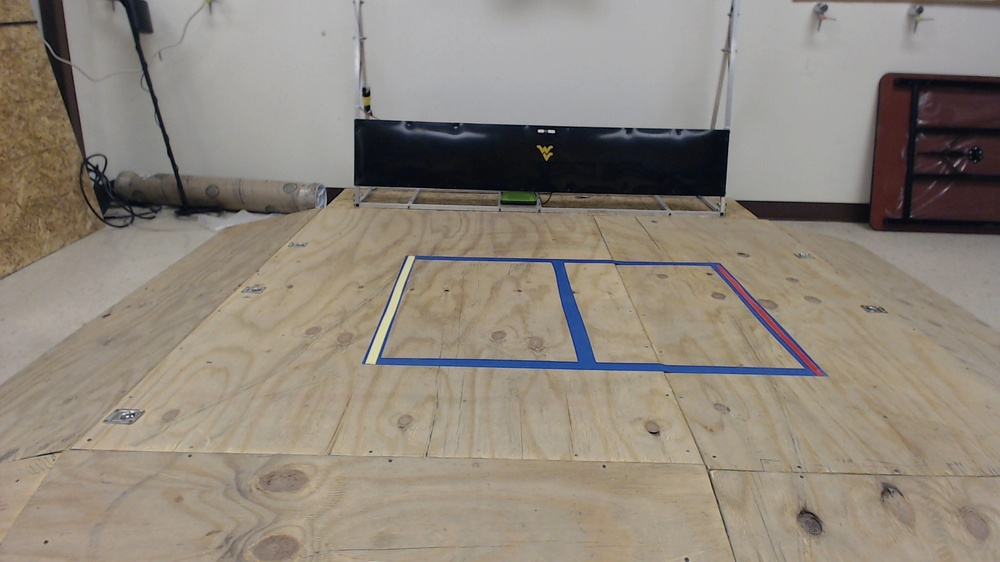
%> input picture DropOff/Pictures_of_Platform/Picture 17.jpg, 1000 x 562 px, shrunk from 1920 x 1080 before the run
$ octave Box_Detection.m   (GNU Octave 9; MATLAB toolbox functions it lacks are replaced by stand-ins)
%> lines starting %> are read from the running program, lines starting %| are printed output that depends on the picture; in (x1, y1, x2, y2) boxes, pixels count from 0 and x2, y2 are one past the last pixel; in counts of white or black regions, pixels touching at a corner belong together; the program's own positions count from 1
clear all
clc

I = imread('Picture 17.jpg');
%> I is the input picture: size 562x1000x3 uint8; mean R, G, B 143.1, 134.6, 123.6
Ibw = ~im2bw(I,graythresh(I));
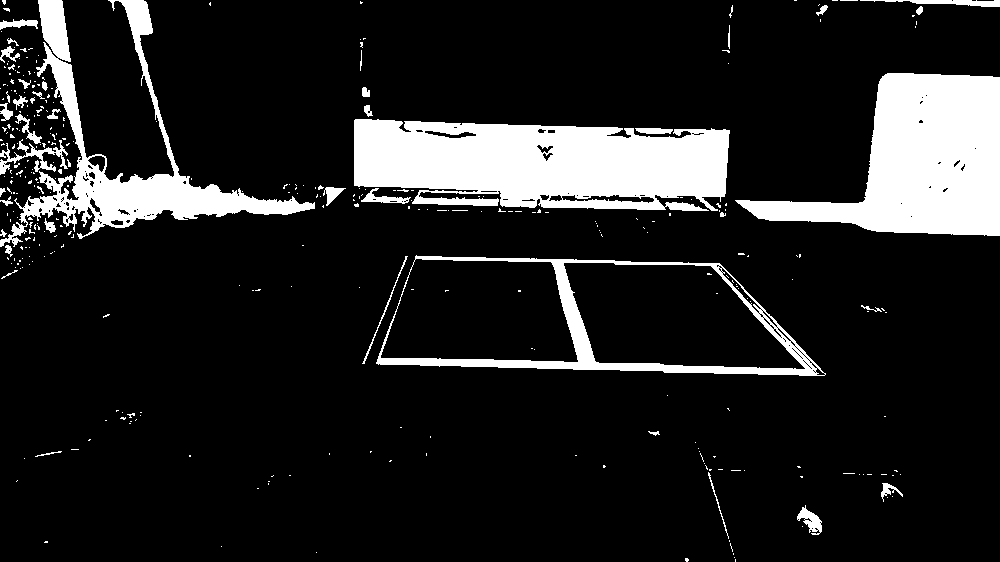
%> Ibw: size 562x1000 logical; 13.6% white; 347 white regions (305 under 20 px), largest, box (x1, y1, x2, y2) and area: (354, 119, 730, 211) 27192, (735, 73, 1000, 236) 22819, (0, 0, 315, 247) 13444
Ifill = imfill(Ibw,'holes');
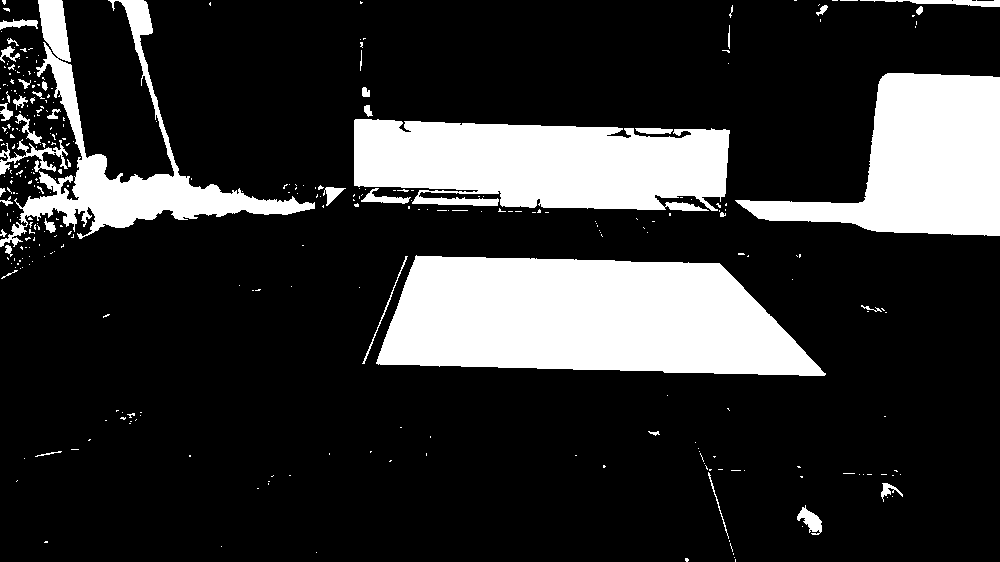
%> Ifill: size 562x1000 logical; 20% white; 333 white regions (291 under 20 px), largest, box (x1, y1, x2, y2) and area: (376, 255, 826, 376) 41640, (354, 119, 730, 211) 28011, (735, 73, 1000, 236) 22884
Iarea = bwareaopen(Ifill,100);
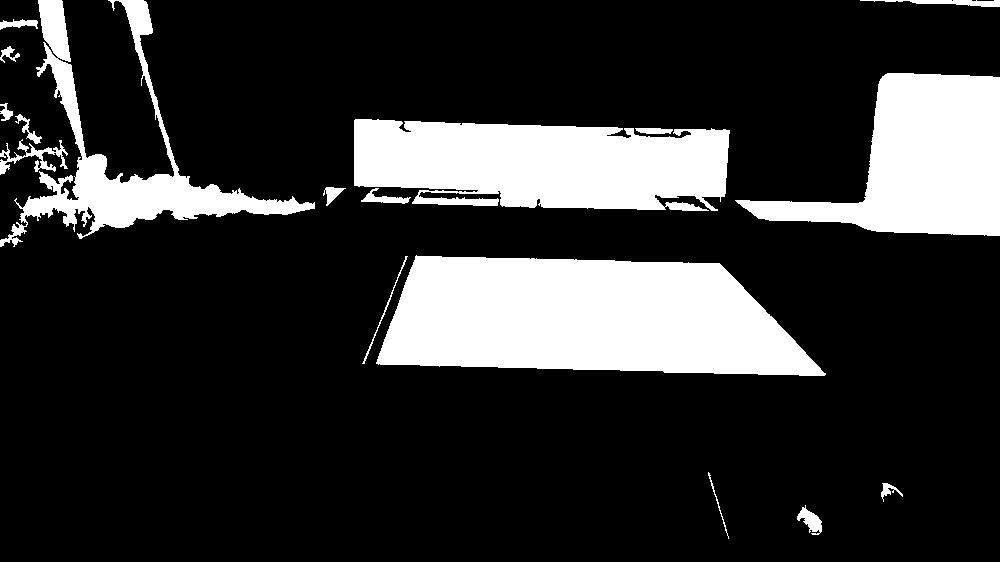
%> Iarea: size 562x1000 logical; 19.6% white; 17 white regions
Ifinal = bwlabel(Iarea);
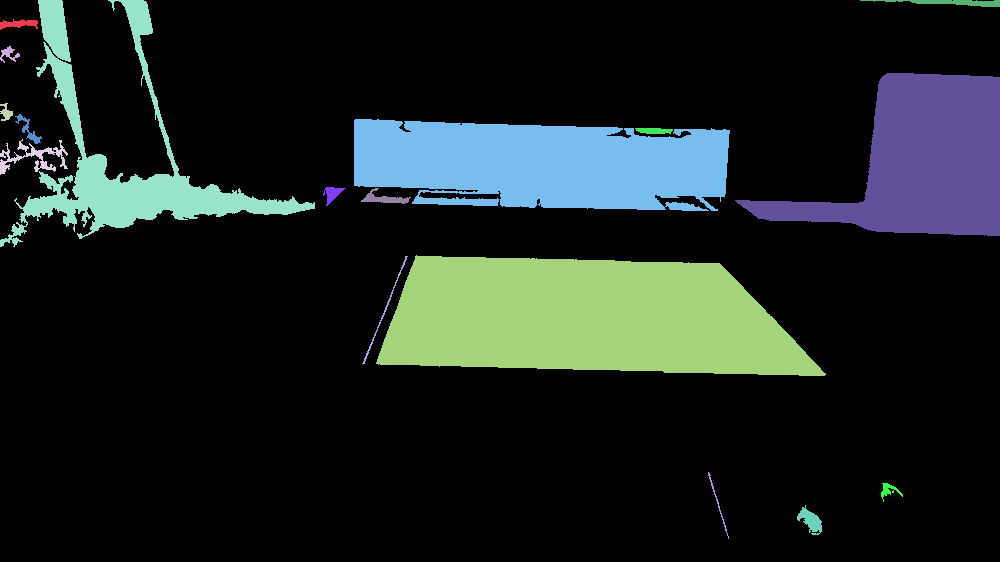
%> Ifinal: size 562x1000 double; 18 distinct labels, from 0 to 17; one colour per label, 0 black
stat = regionprops(Ifinal,'boundingbox');
%> stat = 17 regions; largest, box (x1, y1, x2, y2): (0, 0, 315, 247), (376, 255, 826, 376), (735, 73, 1000, 236), (354, 119, 730, 211), (362, 256, 408, 364)
imshow(I); hold on;
for cnt = 1 : numel(stat)
    bb = stat(cnt).BoundingBox;
    rectangle('position',bb,'edgecolor','r','linewidth',2);
end
%> this loop made 17 passes
%> bb on passes 1 to 12: [0.5 19.5 38 11], [0.5 46.5 20 17], [0.5 103.5 13 18], [0.5 139.5 68 36], [0.5 0.5 315 247], [15.5 114.5 27 30], [323.5 187.5 23 19], [354.5 119.5 376 92], [361.5 188.5 50 16], [362.5 256.5 46 108], [376.5 255.5 450 121], [635.5 128.5 38 6]
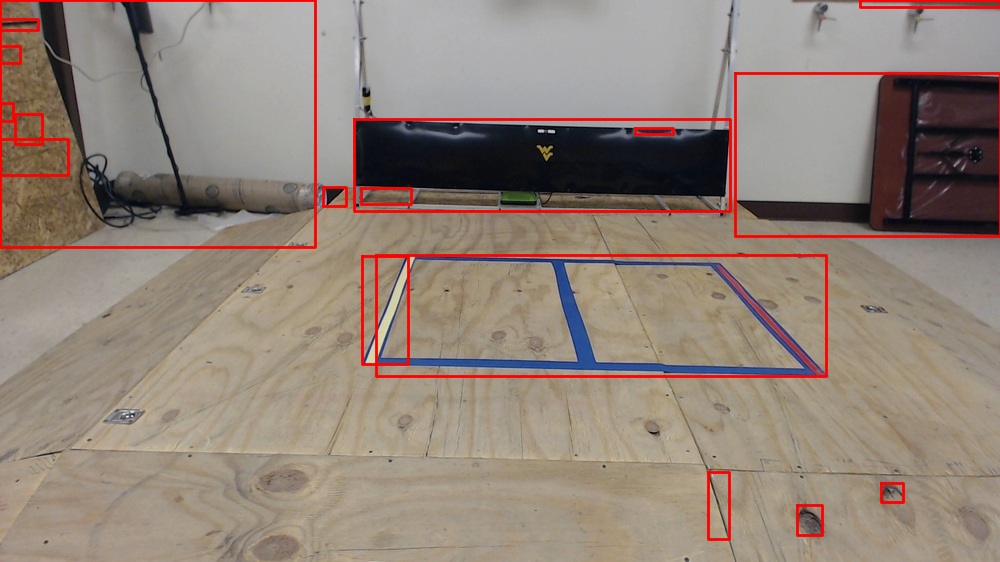
%> figure redrawn from the program's plot data

$ run again, with DropOff/Pictures_of_Platform/Picture 1.jpg copied over DropOff/Pictures_of_Platform/Picture 17.jpg
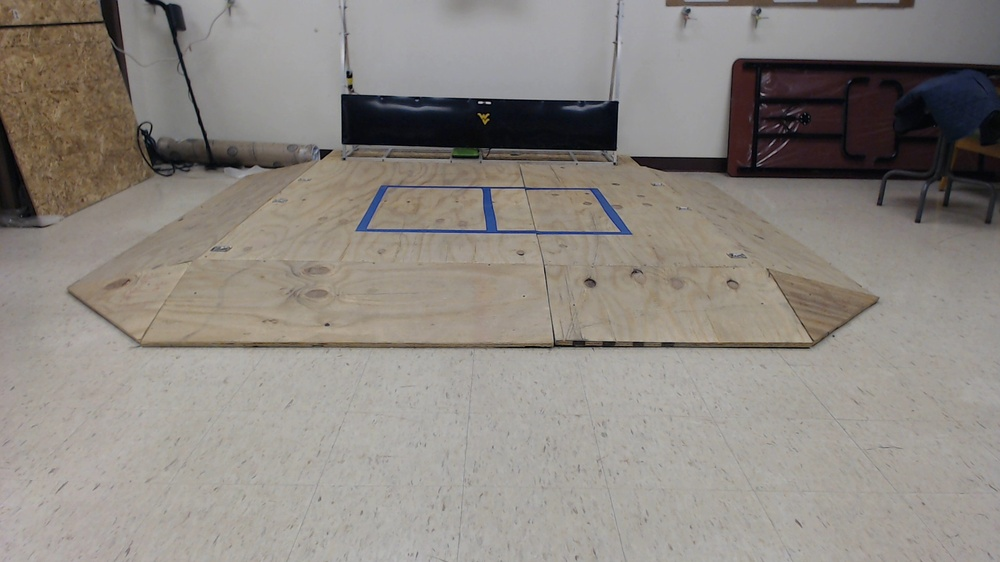
%> input picture DropOff/Pictures_of_Platform/Picture 1.jpg, 1000 x 562 px, shrunk from 1920 x 1080 before the run
%> I is the input picture: size 562x1000x3 uint8; mean R, G, B 140.7, 135.3, 129.5
%> Ibw: size 562x1000 logical; 15.6% white; 209 white regions (185 under 20 px), largest, box (x1, y1, x2, y2) and area: (630, 44, 1000, 230) 39251, (0, 0, 312, 230) 23755, (341, 83, 619, 166) 15955
%> Ifill: size 562x1000 logical; 18.2% white; 174 white regions (150 under 20 px), largest, box (x1, y1, x2, y2) and area: (630, 44, 1000, 230) 39347, (0, 0, 312, 230) 28679, (341, 83, 619, 166) 16571
%> Iarea: size 562x1000 logical; 18% white; 8 white regions
%> `Ifinal = bwlabel(Iarea);`:
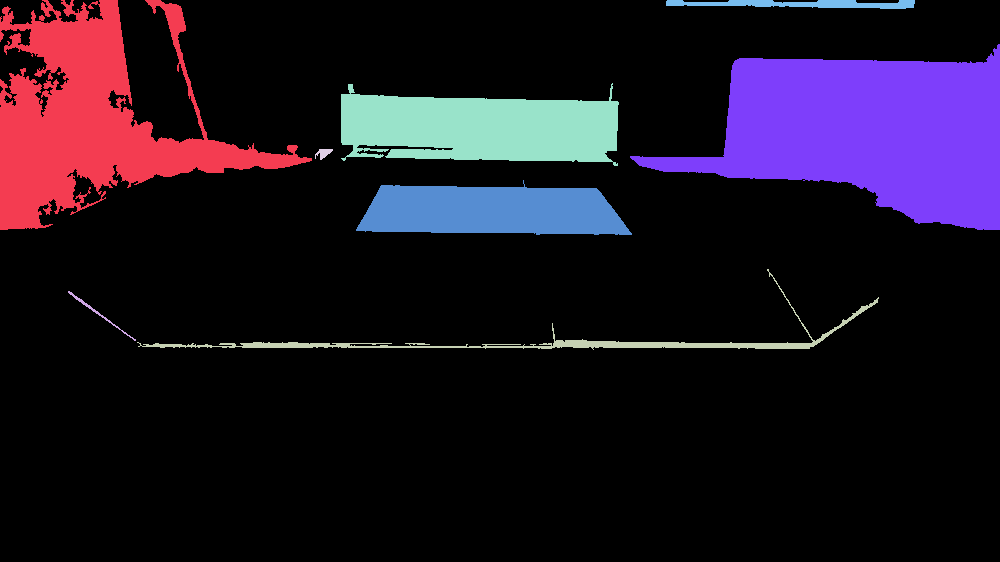
%> Ifinal: size 562x1000 double; 9 distinct labels, from 0 to 8; one colour per label, 0 black
%> stat = 8 regions; box (x1, y1, x2, y2): (0, 0, 312, 230), (68, 291, 136, 341), (137, 269, 879, 350), (315, 149, 333, 160), (341, 83, 619, 166), (356, 180, 632, 235), (630, 44, 1000, 230), (666, 0, 915, 9)
%> the loop `for cnt = 1 : numel(stat)` made 8 passes
%> bb on passes 1 to 8: [0.5 0.5 312 230], [68.5 291.5 68 50], [137.5 269.5 742 81], [315.5 149.5 18 11], [341.5 83.5 278 83], [356.5 180.5 276 55], [630.5 44.5 370 186], [666.5 0.5 249 9]
%> after the loop `for cnt = 1 : numel(stat)`:
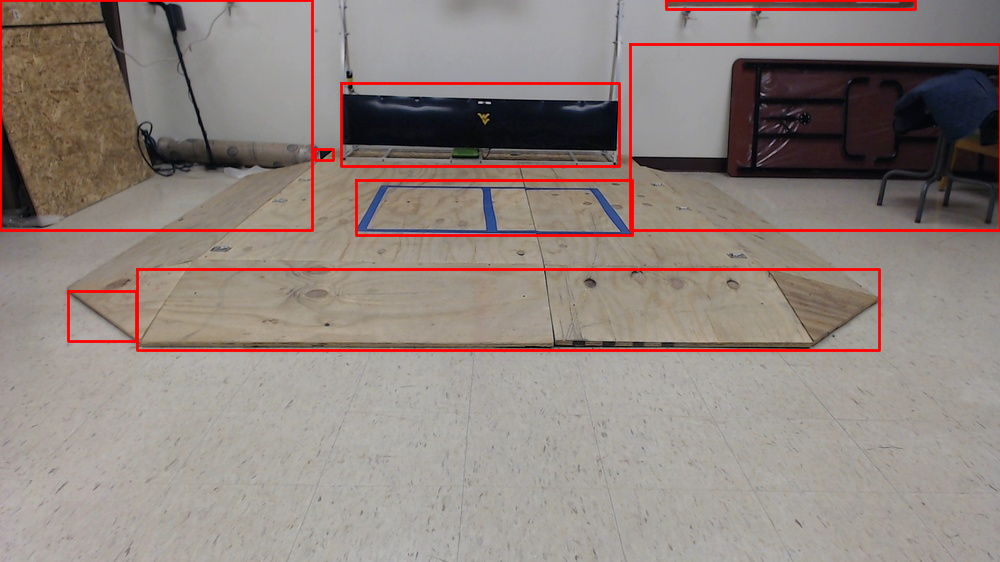
%> figure redrawn from the program's plot data

$ run again, with DropOff/Pictures_of_Platform/Picture 10.jpg copied over DropOff/Pictures_of_Platform/Picture 17.jpg
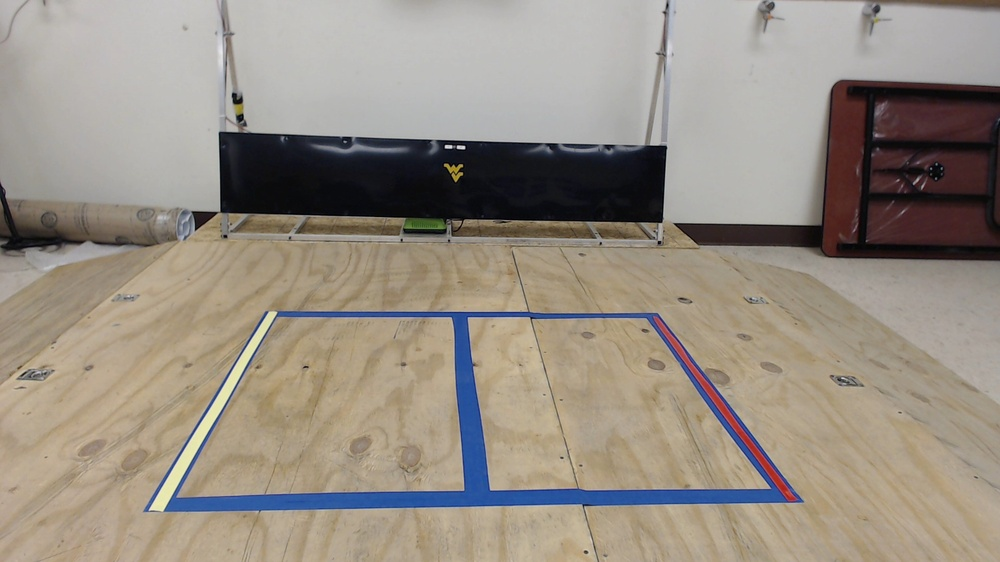
%> input picture DropOff/Pictures_of_Platform/Picture 10.jpg, 1000 x 562 px, shrunk from 1920 x 1080 before the run
%> I is the input picture: size 562x1000x3 uint8; mean R, G, B 151, 142.2, 131.3
%> Ibw: size 562x1000 logical; 17.3% white; 193 white regions (170 under 20 px), largest, box (x1, y1, x2, y2) and area: (189, 132, 667, 240) 36825, (673, 80, 1000, 262) 34063, (164, 305, 804, 512) 18067
%> Ifill: size 562x1000 logical; 31.9% white; 153 white regions (131 under 20 px), largest, box (x1, y1, x2, y2) and area: (164, 305, 804, 512) 99238, (189, 132, 667, 240) 37572, (673, 80, 1000, 262) 34183
%> Iarea: size 562x1000 logical; 31.7% white; 11 white regions
%> `Ifinal = bwlabel(Iarea);`:
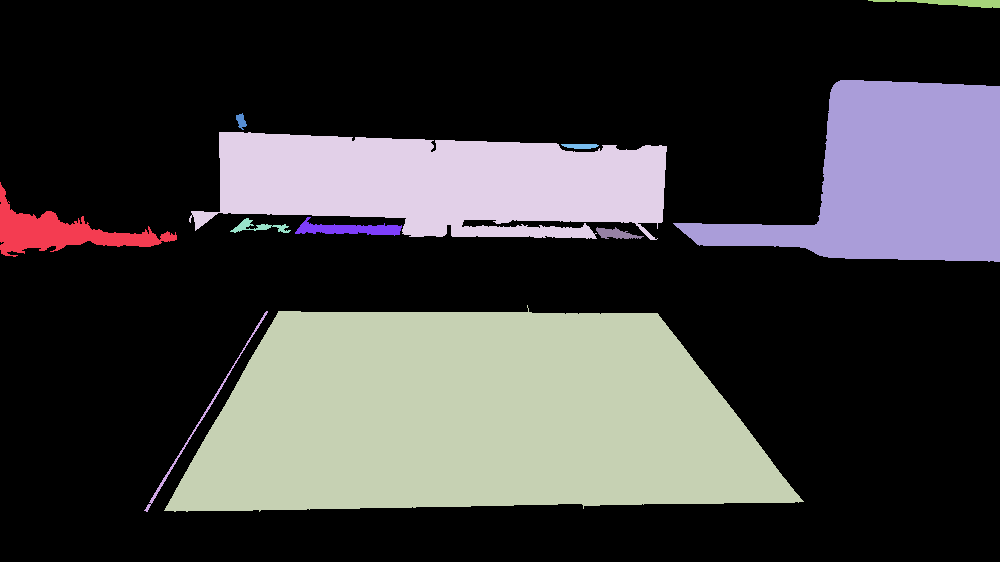
%> Ifinal: size 562x1000 double; 12 distinct labels, from 0 to 11; one colour per label, 0 black
%> stat = 11 regions; largest, box (x1, y1, x2, y2): (164, 305, 804, 512), (673, 80, 1000, 262), (189, 132, 667, 240), (144, 311, 268, 512), (0, 182, 177, 257)
%> the loop `for cnt = 1 : numel(stat)` made 11 passes
%> bb on passes 1 to 8: [0.5 182.5 177 75], [144.5 311.5 124 201], [164.5 305.5 640 207], [189.5 132.5 478 108], [230.5 218.5 61 15], [236.5 113.5 11 17], [295.5 217.5 107 19], [561.5 144.5 38 5]
%> after the loop `for cnt = 1 : numel(stat)`:
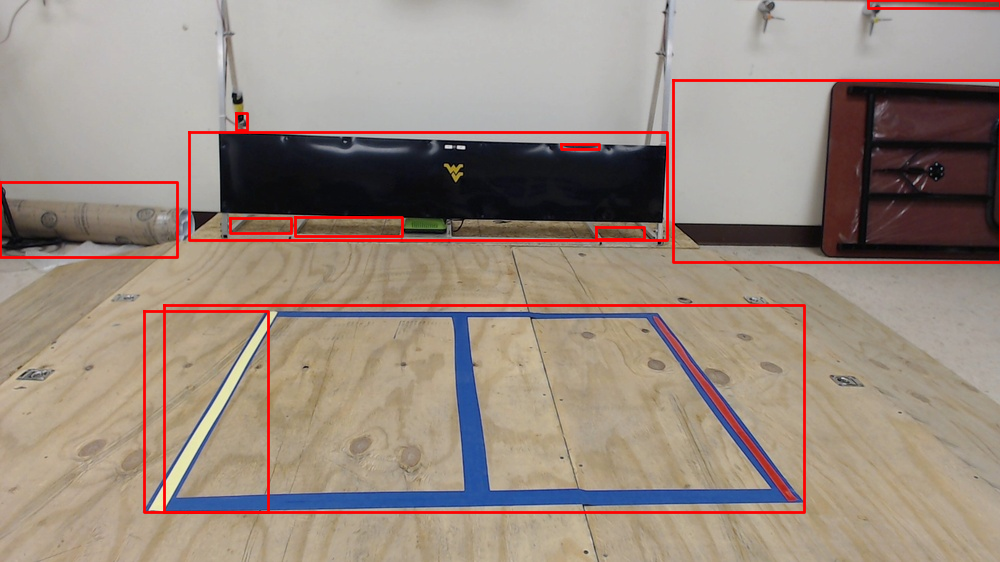
%> figure redrawn from the program's plot data

$ run again, with DropOff/Pictures_of_Platform/Picture 11.jpg copied over DropOff/Pictures_of_Platform/Picture 17.jpg
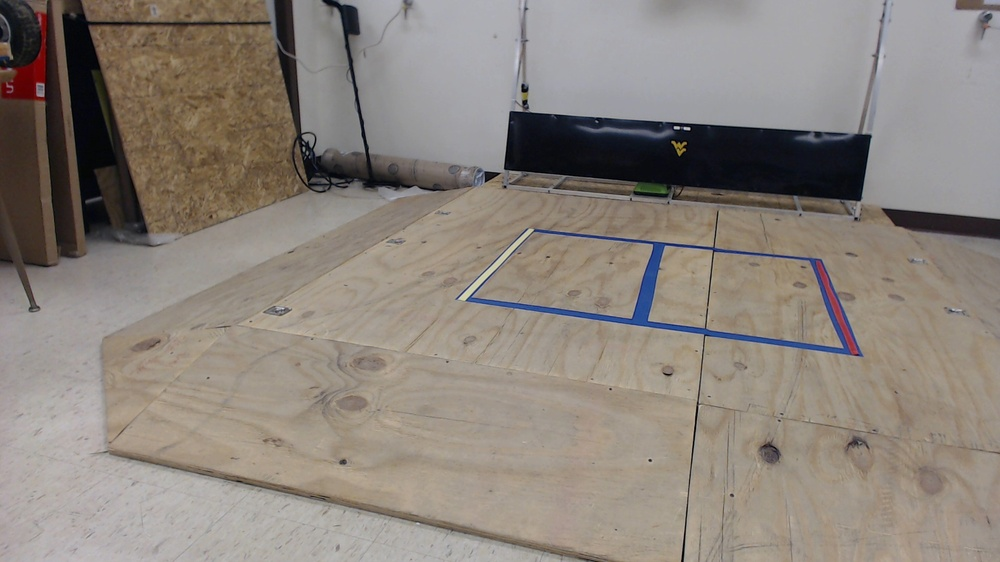
%> input picture DropOff/Pictures_of_Platform/Picture 11.jpg, 1000 x 562 px, shrunk from 1920 x 1080 before the run
%> I is the input picture: size 562x1000x3 uint8; mean R, G, B 139.5, 131.2, 123.6
%> Ibw: size 562x1000 logical; 16.4% white; 398 white regions (335 under 20 px), largest, box (x1, y1, x2, y2) and area: (0, 0, 272, 312) 34401, (504, 99, 872, 216) 26424, (156, 0, 477, 205) 15434
%> Ifill: size 562x1000 logical; 21.5% white; 382 white regions (319 under 20 px), largest, box (x1, y1, x2, y2) and area: (0, 0, 272, 312) 34854, (466, 210, 863, 562) 30150, (504, 99, 872, 216) 27696
%> Iarea: size 562x1000 logical; 20.9% white; 19 white regions
%> `Ifinal = bwlabel(Iarea);`:
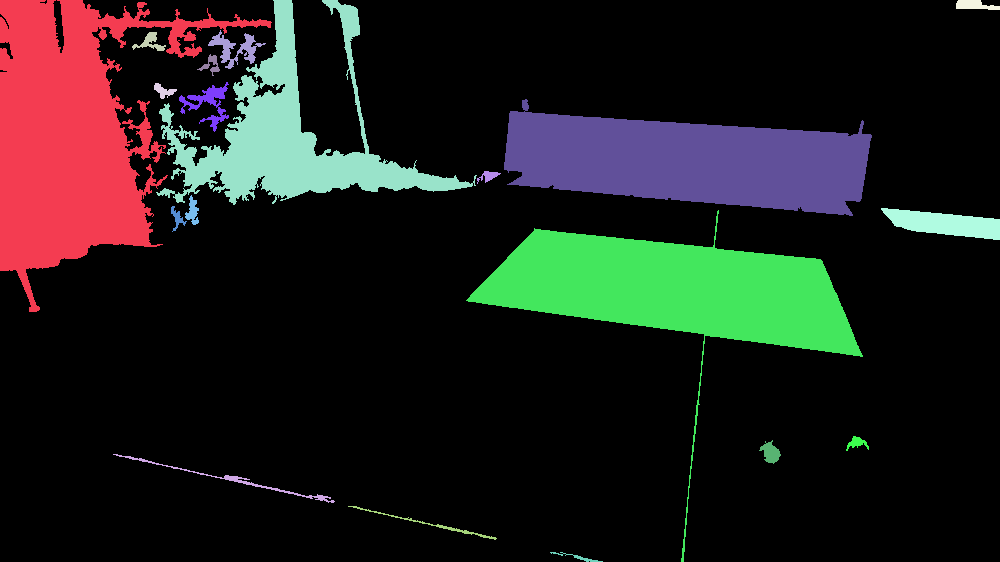
%> Ifinal: size 562x1000 double; 20 distinct labels, from 0 to 19; one colour per label, 0 black
%> stat = 19 regions; largest, box (x1, y1, x2, y2): (466, 210, 863, 562), (0, 0, 272, 312), (156, 0, 477, 205), (504, 99, 872, 216), (113, 454, 335, 503)
%> the loop `for cnt = 1 : numel(stat)` made 19 passes
%> bb on passes 1 to 8: [0.5 0.5 272 312], [113.5 454.5 222 49], [132.5 32.5 34 19], [154.5 83.5 23 16], [156.5 0.5 321 205], [171.5 206.5 16 26], [179.5 82.5 50 50], [185.5 195.5 14 30]
%> after the loop `for cnt = 1 : numel(stat)`:
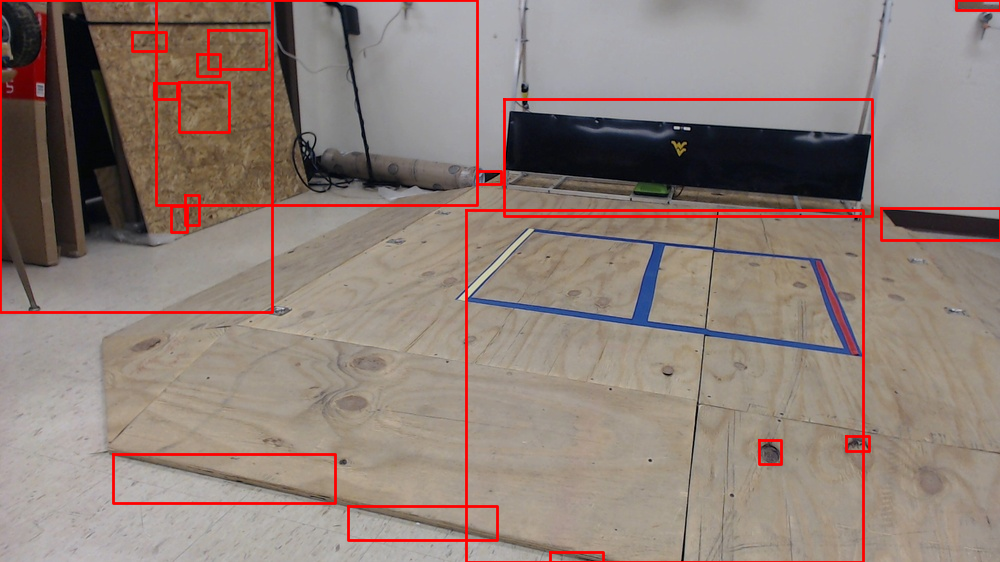
%> figure redrawn from the program's plot data
